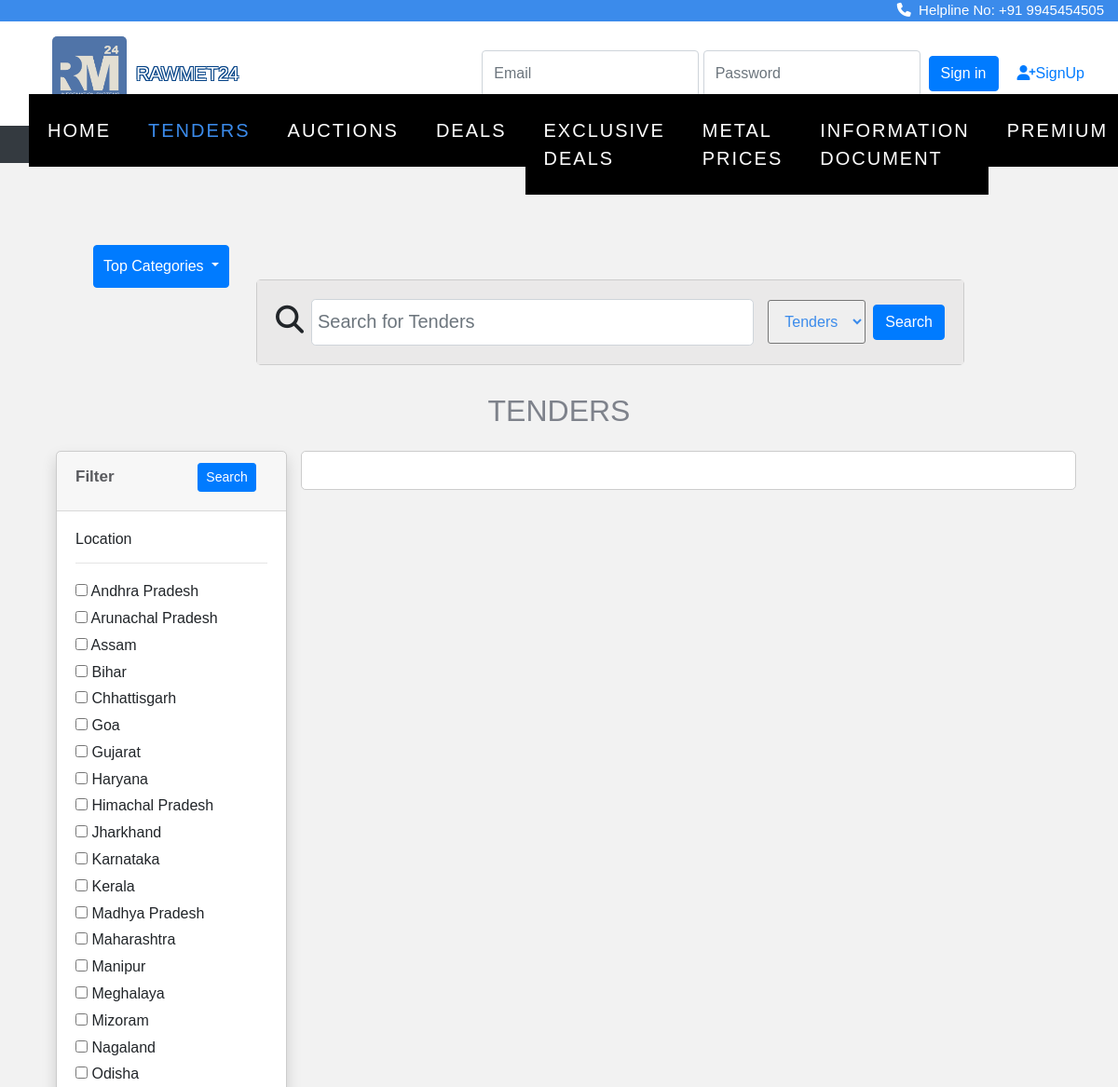
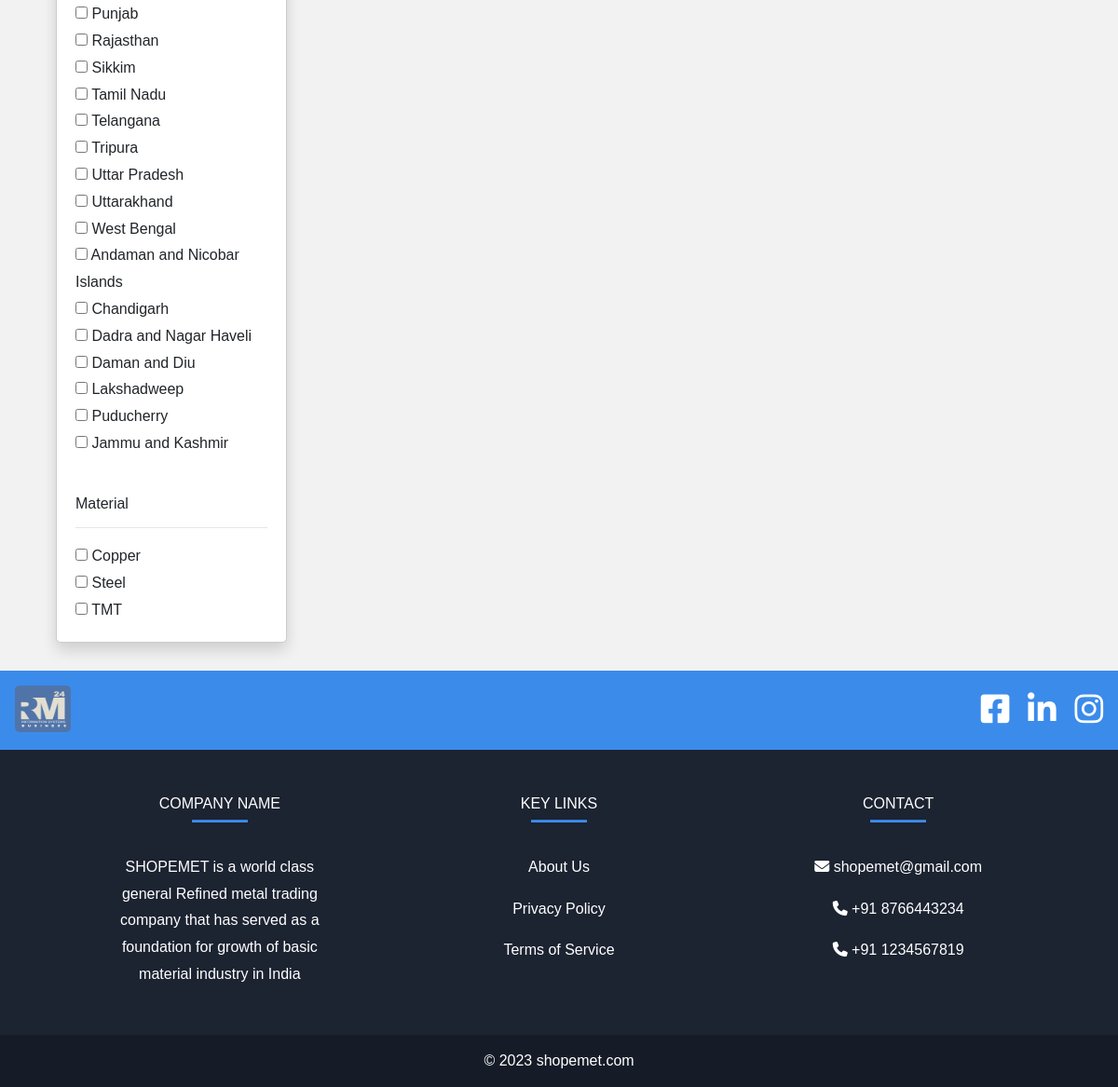
Page /tender/tender.php on the committed database (2 pictures, top to bottom).
### tables this page shows
CREATE TABLE `location` (
  `state_id` int(11) NOT NULL,
  `state_name` varchar(50) DEFAULT NULL
);

### tender/tender.php (the view, shortened to what this page needs)
<?php
include "connect.php";
?>
<!doctype html>
<html lang="en">
  <head>
    <link rel="stylesheet" href="https://cdn.jsdelivr.net/npm/bootstrap@4.0.0/dist/css/bootstrap.min.css">
<link rel="stylesheet" href="https://stackpath.bootstrapcdn.com/font-awesome/4.7.0/css/font-awesome.min.css">
<link rel="stylesheet" href="https://cdnjs.cloudflare.com/ajax/libs/font-awesome/4.7.0/css/font-awesome.min.css">
<link rel="stylesheet" href="css/style.css">
<link rel="stylesheet" href="css/_buttons.scss">
<link rel="stylesheet" href="css/buttons.scss">
<link rel="stylesheet" href="css/auction.css">
<link rel="stylesheet" href="css/reboot.scss">
<link rel="stylesheet" href="https://cdn.jsdelivr.net/npm/bootstrap@4.0.0/dist/css/bootstrap.min.css">
<link rel="stylesheet" href="dropdown.css">
<link rel="stylesheet" href="https://cdnjs.cloudflare.com/ajax/libs/font-awesome/6.4.0/css/all.min.css">
<link href='https://unpkg.com/boxicons@2.1.4/css/boxicons.min.css' rel='stylesheet'>
<link rel="stylesheet" href="https://cdnjs.cloudflare.com/ajax/libs/font-awesome/4.7.0/css/font-awesome.min.css">
<link rel="stylesheet" type="text/css" href="https://stackpath.bootstrapcdn.com/bootstrap/4.4.1/css/bootstrap.min.css">
<link rel="stylesheet" type="text/css" href="https://pixinvent.com/stack-responsive-bootstrap-4-admin-template/app-assets/css/bootstrap-extended.min.css">
<link rel="stylesheet" type="text/css" href="https://pixinvent.com/stack-responsive-bootstrap-4-admin-template/app-assets/fonts/simple-line-icons/style.min.css">
</head>
</head>
<body>
<div class="strip">
  <a href="#"><i class="fa-solid fa-phone"></i>&nbsp Helpline No: +91 9945454505</a>
</div>
<section class="ftco-section" style="padding-top: 5px;">
<section
           class="d-flex justify-content-between p-3"
           style="background-color:white"
           >
    <div class="me-5">
      <img src="image/rawmetlogo.jpeg" width="80px" height="auto" style="border-radius: 5px; margin-left: 40px;">
    </div>&nbsp <p style=" position:absolute; margin-left:130px; margin-top: 25px;" class="tft desktop-view">RAWMET24</p>
    <?php
       if(!isset($_SESSION['buyer_name'])){
       ?>
         <form class="form-inline" action="verify.php" method="post">
           <input type="email" class="form-control" name="email" placeholder="Email" name="email">
           <input type="password" class="form-control" name="password" placeholder="Password" name="pswd">&nbsp&nbsp
           <br>
           <button class="btn btn-primary" type="submit">Sign in</button>
           <a href="signup.html" style="font-size: medium; padding: 20px; ">
             <i class="fa-solid fa-user-plus"></i>SignUp
           </a>
         </form>
<?php
} ?>
</section>
<nav class="navbar navbar-expand-lg navbar-dark ftco_navbar bg-dark ftco-navbar-light" id="ftco-navbar">
<div class="container-fluid">
<div class="collapse navbar-collapse" id="ftco-nav">
<ul class="navbar-nav m-auto">
<li class="nav-item "><a href="home.php" class="nav-link">Home</a></li>
<li class="nav-item active"><a href="tender.php" class="nav-link">Tenders</a></li>
<li class="nav-item "><a href="auction.php" class="nav-link">Auctions</a></li>
<li class="nav-item "><a href="deals.php" class="nav-link">Deals</a></li>
<li class="nav-item"><a href="exclusivedeals.php" class="nav-link">Exclusive Deals</a></li>
<li class="nav-item"><a href="metalsearch.php" class="nav-link">Metal Prices</a></li>
<li class="nav-item"><a href="info_page.php" class="nav-link">Information Document</a></li>
<li class="nav-item"><a href="price.html" class="nav-link">Premium</a></li>
</ul>
</div>
</div>
</nav>
</section>
<section class="home">
<br><br>
<div class="container">
<section class="home">
    <div class="container" style="margin-top:40px;">
    <div class="dropdown " style="margin-bottom:-60px; margin-left:40px;">
  <button style="padding:10px;" class="btn btn-primary dropdown-toggle" type="button" id="dropdownMenu" data-toggle="dropdown" aria-haspopup="true" aria-expanded="false">
    Top Categories
  </button>
</div>
      <div class="row ">
        <div class="col-12 col-md-10 col-lg-8">
            <div class="card card-sm" style="margin-right:-80px; margin-left:30px">
        <div class="card-body row no-gutters align-items-center" style="background-color: #eae9e9;">
          <div class="col-auto">
            <i class="fa fa-search" style="font-size: 30px; margin-right: 8px;"></i>
          </div>
          <div class="col">
            <input class="form-control form-control-lg form-control-borderless" type="search" id="meterial"
              placeholder="Search for Tenders" style="padding:10px 0px 10px 6px; margin-right: 100px;">
          </div>
          <select name="sort" id="tender" style="padding:13px; margin-left: 15px; margin-right: 8px; border-radius:3px;"
            placeholder="Search ">
            <option value="tenders">Tenders</option>
          </select>
          <div class="col-auto">
            <button class="btn btn-primary" onclick="myFunction()" type="submit">Search</button>
          </div>
        </div>
  </div>
</div>
</div>
</div>
<center>
 <h2 style="color: #7e828b;">TENDERS</h2> </center>
    <div class="container">
        <div class="row">
            <div class="col-md-3">
                <form action="tender.php?l=" method="GET">
                    <div class="card shadow mt-3">
                        <div class="card-header">
                            <h5>Filter&nbsp&nbsp&nbsp&nbsp&nbsp&nbsp&nbsp&nbsp&nbsp&nbsp&nbsp&nbsp&nbsp&nbsp&nbsp&nbsp&nbsp&nbsp
                                <button type="submit" class="btn btn-primary btn-sm float-end" >Search</button>
                            </h5>
                        </div>
                        <div class="card-body">
                            <h6>Location</h6>
                            <hr>
                            <?php
                            $brand_query = "SELECT * FROM location";
                            $brand_query_run = mysqli_query($con, $brand_query);
                            if (mysqli_num_rows($brand_query_run) > 0) {
                                foreach ($brand_query_run as $locationlist) {
                                    ?>
                                    <div id="checkbox">
                                        <input type="checkbox" name="locations" value="<?= $locationlist['state_name']; ?>"
                                            ?>>
                                        <?= $locationlist['state_name']; ?>
                                    </div>
                                    <?php
                                }
                            } else {
                              echo "<div class='abc'>";
                              echo "No locations Found";
                              echo "</div>";
                            }
                            ?>
                        </div>
                        <div class="card-body">
                            <h6>Material</h6>
                            <hr>
                            <?php
                            $brand_query = "SELECT DISTINCT material FROM tenders";
                            $brand_query_run = mysqli_query($con, $brand_query);
                            if (mysqli_num_rows($brand_query_run) > 0) {
                                foreach ($brand_query_run as $materiallist) {
                                    ?>
                                    <div id="checkbox">
                                        <input type="checkbox" name="materials" value="<?= $materiallist['material']; ?>"
                                            ?>>
                                        <?= $materiallist['material']; ?>
                                    </div>
                                    <?php
                                }
                            } else {
                              echo "<div class='abc'>";
                              echo "No materials Found";
                              echo "</div>";
                            }
                            ?>
                        </div>
                    </div>
                </form>
            </div>
            <div class="col-md-9 mt-3 desktop-view">
                    <div class="card card-body row ">
                  <div></section>
        </div>
              <div></section>
<footer class="text-center text-lg-start text-white" style="background-color: #1c2331">
  <section class="d-flex justify-content-between p-3" style="background-color:#3b8beb">
    <div class="me-5">
      <img src="image/rawmetlogo.jpeg" width="60px" height="50px" style="border-radius: 5px;">
    </div>
    <div class="icon" style="font-size: 35px; padding-right: 0px;word-spacing: 10px;">
      <a href="" class="text-white me-4">
        <i class="fa-brands fa-square-facebook"></i>
      </a>
      <a href="" class="text-white me-4">
        <i class="fa-brands fa-linkedin"></i>
      </a>
      <a href="" class="text-white me-4">
        <i class="fa-brands fa-instagram"></i>
      </a>
    </div>
  </section>
  <section class="">
    <div class="container text-center text-md-start mt-5">
      <div class="row mt-3">
        <div class="col-md-3 col-lg-4 col-xl-3 mx-auto mb-4">
          <h6 class="text-uppercase fw-bold" style="color: #fff;">Company name</h6>
          <hr class="mb-4 mt-0 d-inline-block mx-auto" style="width: 60px; background-color: #3b8beb; height: 2px" />
          <p>
            SHOPEMET is a world class general Refined metal trading company that has served as a foundation for growth
            of basic material industry in India
          </p>
        </div>
        <div class="col-md-2 col-lg-2 col-xl-2 mx-auto mb-4">
          <h6 class="text-uppercase fw-bold" style="color: #fff;">Key links</h6>
          <hr class="mb-4 mt-0 d-inline-block mx-auto" style="width: 60px; background-color: #3b8beb; height: 2px" />
          <p>
            <a href="aboutus.php" class="text-white">About Us</a>
          </p>
          <p>
            <a href="policy.php" class="text-white">Privacy Policy</a>
          </p>
          <p>
            <a href="terms_of_service.php" class="text-white">Terms of Service</a>
          </p>
        </div>
        <div class="col-md-4 col-lg-3 col-xl-3 mx-auto mb-md-0 mb-4">
          <h6 class="text-uppercase fw-bold" style="color: #fff;">Contact</h6>
          <hr class="mb-4 mt-0 d-inline-block mx-auto" style="width: 60px; background-color: #3b8beb; height: 2px" />
          <p><i class="fa fa-envelope" aria-hidden="true"></i> shopemet@gmail.com</p>
          <p><i class="fa fa-phone" aria-hidden="true"></i> +91 8766443234</p>
          <p><i class="fa fa-phone" aria-hidden="true"></i> +91 1234567819</p>
        </div>
      </div>
    </div>
  </section>
  <div class="text-center p-3" style="background-color: rgba(0, 0, 0, 0.2)">
    © 2023
    <a class="text-white" href="https://mdbootstrap.com/">shopemet.com</a>
  </div>
</footer>
</body>
</html>

### tender/css/auction.css (style rules this page uses)
.col-lg-4 { flex: 0 0 33.33333%; max-width: 33.33333%; position: relative; width: 100%; padding-right: 15px; padding-left: 15px; }
.d-flex { display: flex !important; }
.row { display: flex; flex-wrap: wrap; margin-right: -15px; margin-left: -15px; }
.card { margin-top: 0%; margin-bottom: 0%; }

### tender/dropdown.css (style rules this page uses)
.dropdown { position: relative; display: inline-block; }

### tender/tender.php (style rules this page uses)
body { font-family: Arial, Helvetica, sans-serif; }
.strip { width: 100%; background-color: #3b8beb; overflow: auto; }
.strip a { float: right; margin-right: 15px; padding-left: 10px; color: white; text-decoration: none; font-size: 15px; }
.card { border: 1px solid #ccc; border-radius: 5px; margin-bottom: 20px; }
h5 { font-size: 17px; font-family: 'Montserrat', sans-serif; color:#595a5e; font-weight: bold; }
.tft { color: white; font-size: 20px; text-shadow: -1px 1px 0 #004085, 1px 1px 0 #004085, 1px -1px 0 #004085, -1px -1px 0 #004085; }

### rows in the picture
location: state_name "Andhra Pradesh"
location: state_name "Arunachal Pradesh"
location: state_name "Assam"
location: state_name "Bihar"
location: state_name "Chhattisgarh"
location: state_name "Goa"
location: state_name "Gujarat"
location: state_name "Haryana"
location: state_name "Himachal Pradesh"
location: state_name "Jharkhand"
location: state_name "Karnataka"
location: state_name "Kerala"
location: state_name "Madhya Pradesh"
location: state_name "Maharashtra"
location: state_name "Manipur"
location: state_name "Meghalaya"
location: state_name "Mizoram"
location: state_name "Nagaland"
location: state_name "Odisha"
location: state_name "Punjab"
location: state_name "Rajasthan"
location: state_name "Sikkim"
location: state_name "Tamil Nadu"
location: state_name "Telangana"
location: state_name "Tripura"
location: state_name "Uttar Pradesh"
location: state_name "Uttarakhand"
location: state_name "West Bengal"
location: state_name "Andaman and Nicobar Islands"
location: state_name "Chandigarh"
location: state_name "Dadra and Nagar Haveli"
location: state_name "Daman and Diu"
location: state_name "Lakshadweep"
location: state_name "Puducherry"
location: state_name "Jammu and Kashmir"

### other values in the picture
$materiallist['material'] "Copper"
$materiallist['material'] "Steel"
$materiallist['material'] "TMT"
